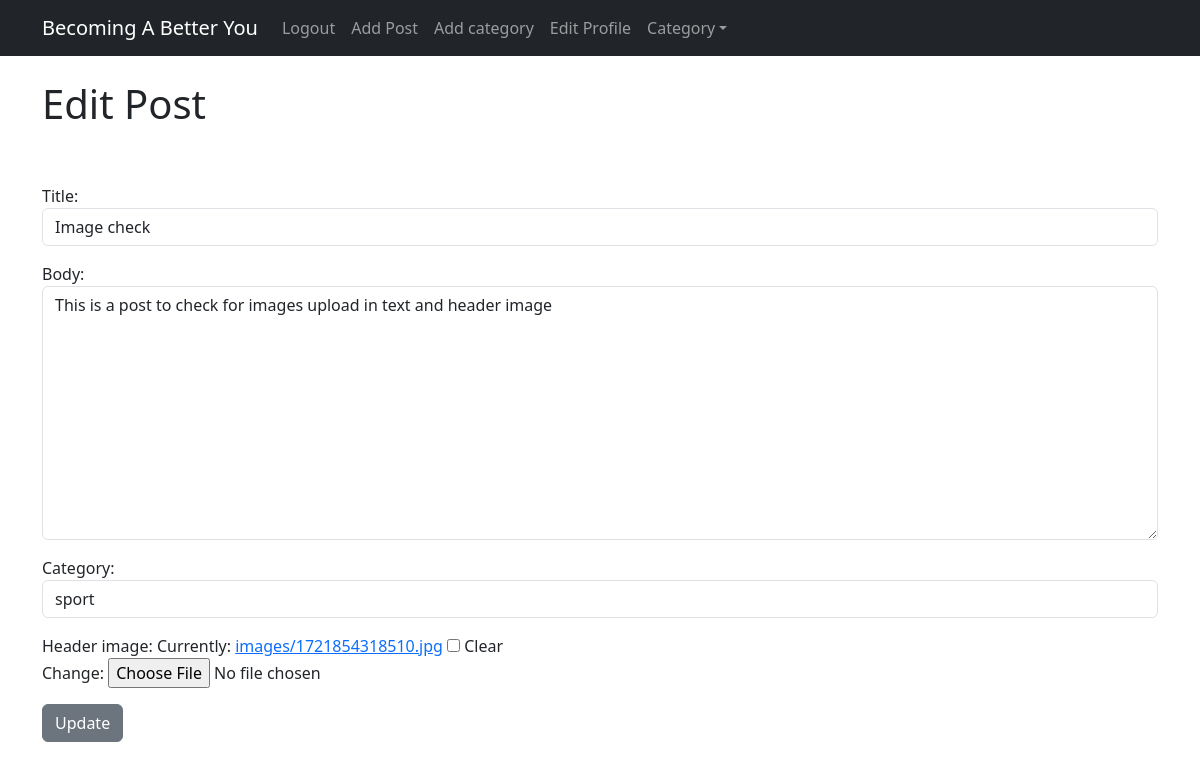
The app's page /article/edit_post/17 (signed in) with its own data.
### blog/models.py (models this page shows, shortened)
class Post(models.Model):
    title = models.CharField(max_length=255)
    body =RichTextField(blank=True, null=True)
    author = models.ForeignKey(User, on_delete=models.CASCADE)
    created = models.DateTimeField(auto_now_add=True)
    category = models.CharField(max_length=255, default="Sports")
    likes = models.ManyToManyField(User, related_name='blog_posts')
    header_image = models.ImageField(blank=True, upload_to='images/')

### blog/views.py (the view)
# urls.py: path('article/edit_post/<str:pk>', editPostView.as_view(), name='edit_post'),
class editPostView(UpdateView):
    model = Post
    template_name = 'edit_post.html'
    form_class = PostForms

### blog/forms.py
class PostForms(forms.ModelForm):
    class Meta:
        model = Post
        fields = ('title','author','body','category', 'header_image')
        widgets = {
            'title': forms.TextInput(attrs={'class': 'form-control', 'placeholder':'Post Title'}),
            'author': forms.TextInput(attrs={'class': 'form-control', 'id':'user', 'value':'', 'type':'hidden'}),
            'body': forms.Textarea(attrs={'class': 'form-control', 'placeholder':'Share your idea', 'height':'200px'}),
            'category': forms.Select(choices=choices_list, attrs={'class': 'form-control'}),
        }

### templates/edit_post.html (shortened to what this page needs)
{% extends 'base.html' %}
{% block content %}
{% if user.is_authenticated %}
    <h1>Edit Post</h1><br><br>
    {% if user.id == post.author.id %}
        <div class="form-group">
            <form method="POST">
                {{form.as_p}}
                <button class="btn btn-secondary">Update</button>
            </form>
        </div>
    {% endif %}
{%else%}
    oops!
{% endif %}
{% endblock %}

### records on screen
Post: title "Image check", body "This is a post to check for images upload in text and header image", category "sport"
